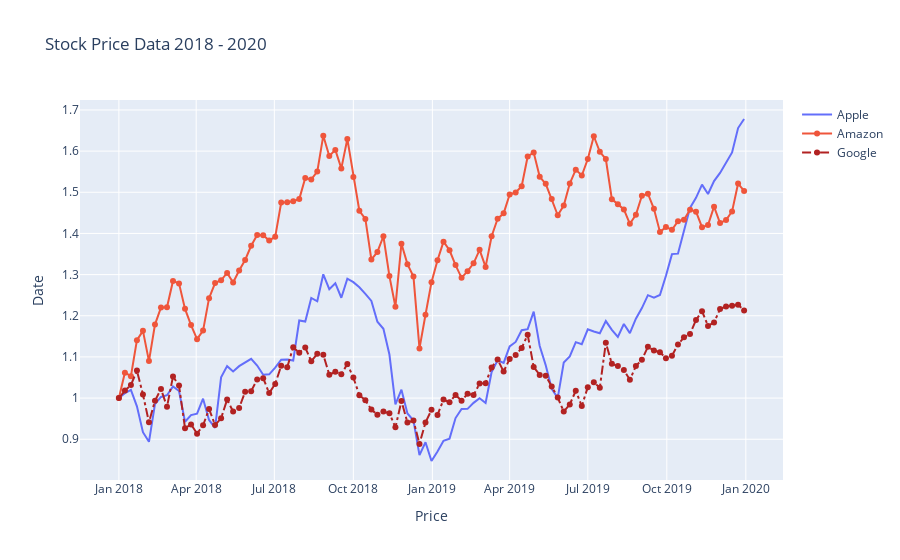

The notebook cell this image was saved under:
### Code cell
# Create a figure
fig = go.Figure()

# Pull individual columns of data from the dataset and use markers or not
fig.add_trace(go.Scatter(x=df_stocks.date, y=df_stocks.AAPL, mode='lines', name='Apple'))
fig.add_trace(go.Scatter(x=df_stocks.date, y=df_stocks.AMZN, mode='lines+markers', name='Amazon'))

# Can create custom lines (Dashes : dash, dot, dashdot)
fig.add_trace(go.Scatter(x=df_stocks.date, y=df_stocks.GOOG, 
                        mode='lines+markers', name='Google',
                        line=dict(color='firebrick', width=2, dash='dashdot')))

# Style the figure
fig.update_layout(title='Stock Price Data 2018 - 2020',
                   xaxis_title='Price', yaxis_title='Date')
